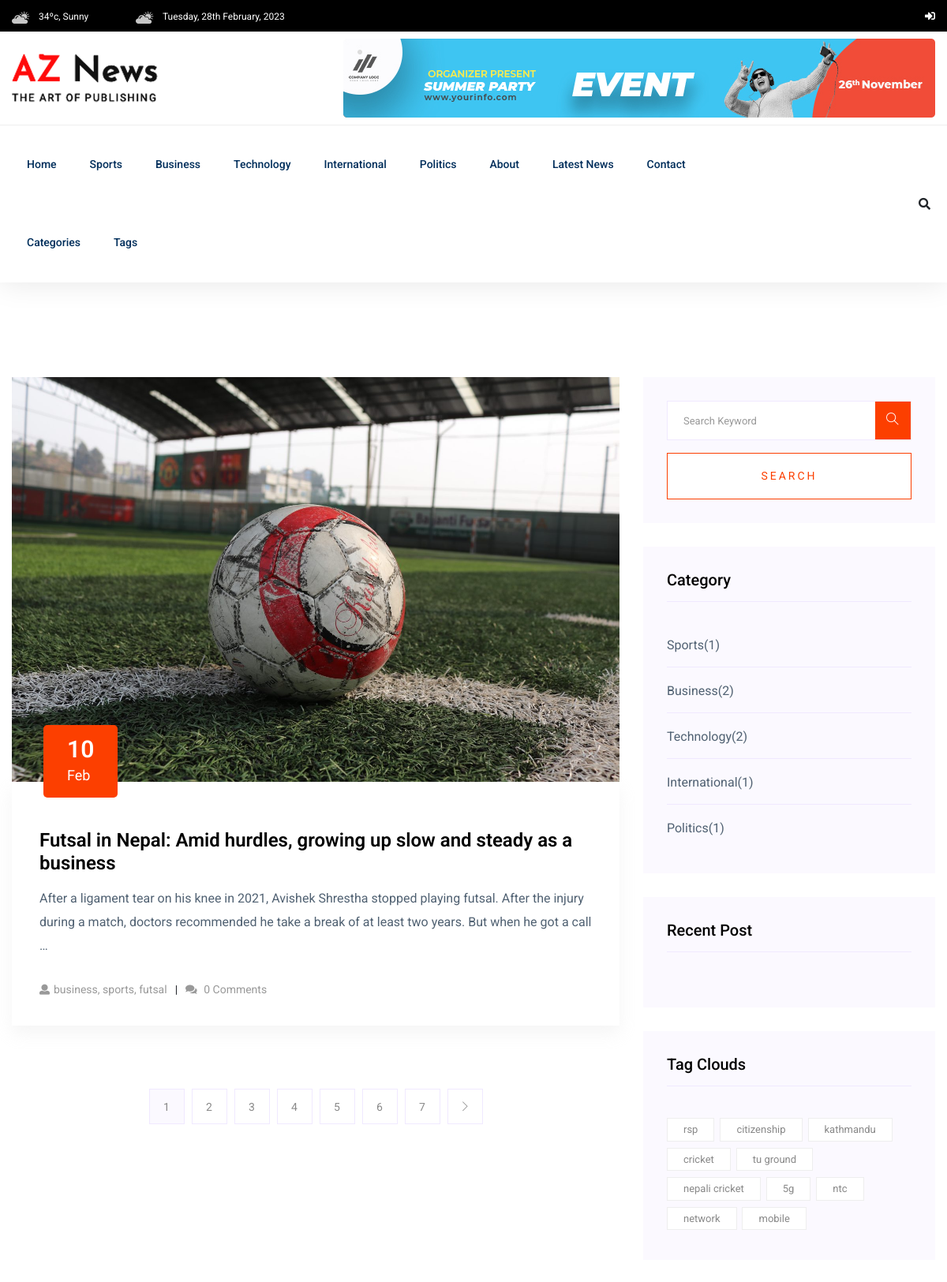
The app's page /post-list (upper part), older data.
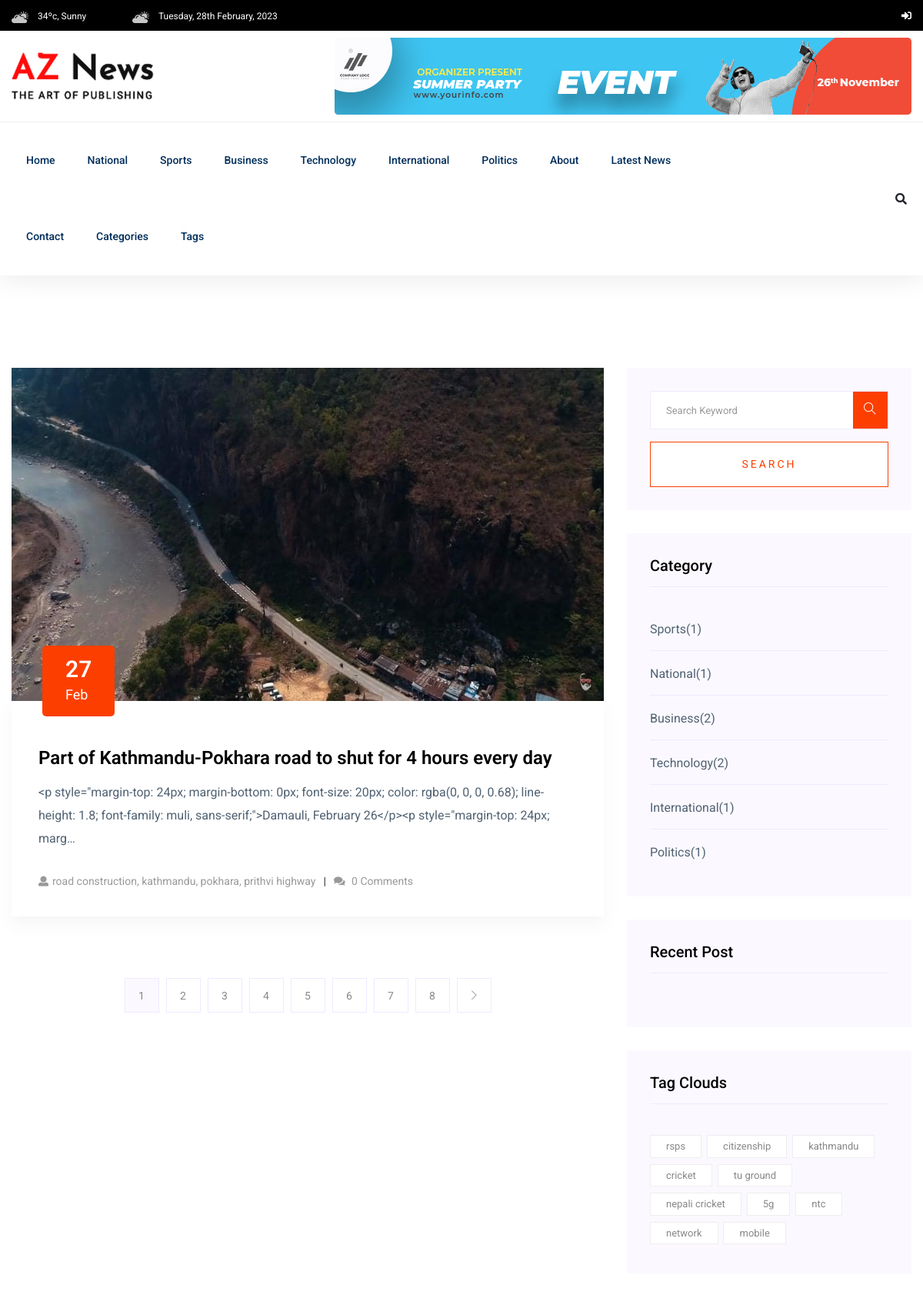
The same page, newer data.
### newspaper_app/models.py (models this page shows, shortened)
class TimeStampModel(models.Model):   # Do not create table for this model
    created_at = models.DateTimeField(auto_now_add=True)
    updated_at = models.DateTimeField(auto_now=True)  # same kura diff. class ma chaiyeko le ya eutai class ma rakheko inherit garna ko lagi
    class Meta:
        abstract = True  # django le model dekhne bitikai table banauxa so sab model ko table banauxa vanera avoid garna ko lagi yo properties vako model haru ma so yo model chai inheritance ko lagi matra use garna lako ho special use ko lagi haina

class Post(TimeStampModel):
    STATUS_CHOICES = [
        ("active", "Active"),
        ("in_active", "Inactive"),
    ]
    title = models.CharField(max_length=250)
    content = models.TextField()
    featured_image = models.ImageField(upload_to="post_images/%Y/%m/%d", blank=False)
    author = models.ForeignKey("auth.user", on_delete=models.CASCADE)
    published_at = models.DateTimeField(null=True, blank=True)
    status = models.CharField(max_length=20, choices=STATUS_CHOICES, default= "active")
    views_count = models.PositiveBigIntegerField(default=0)
    category = models.ForeignKey(Category, on_delete=models.CASCADE)
    tag = models.ManyToManyField(Tag)
    @property
    def latest_comments(self):
        comments = Comment.objects.filter(post=self).order_by("-created_at")
        return comments

class Tag(TimeStampModel):
    name = models.CharField(max_length=20)
    def __str__(self):
        return self.name

class Category(TimeStampModel):
    name = models.CharField(max_length=20)

### newspaper_app/views.py (the view)
class PostListView(ListView):
    model = Post
    template_name = "aznews/list.html"
    context_object_name = "posts"
    queryset = Post.objects.filter(
        status="active", published_at__isnull=False
    ).order_by("-published_at")
    paginate_by = 1

### templates/aznews/list.html (shortened to what this page needs)
{% extends "aznews/base.html" %}
{% block content %}
<section class="blog_area section-padding">
    <div class="container">
        <div class="row">
            <div class="col-lg-8 mb-5 mb-lg-0">
                <div class="blog_left_sidebar">
                    {% for post in posts %}
                    <article class="blog_item">
                        <div class="blog_item_img">
                            <img class="card-img rounded-0" src="{{ post.featured_image.url }}" alt="{{ post.title }}">
                            <a href="#" class="blog_item_date">
                                <h3>{{ post.published_at|date:"d" }}</h3>
                                <p>{{ post.published_at|date:"M" }}</p>
                            </a>
                        </div>
                        <div class="blog_details">
                            <a class="d-inline-block" href="{% url 'post-detail' post.pk %}">
                                <h2>{{ post.title }}</h2>
                            </a>
                            <p>{{ post.content|truncatechars:200 }}</p>
                            <ul class="blog-info-link">
                                <li><a href="#"><i class="fa fa-user"></i>{{ post.tag.all|join:", " }}</a></li>
                                <li><a href="#"><i class="fa fa-comments"></i> {{ post.latest_comments.count }} Comments</a></li>
                            </ul>
                        </div>
                    </article>
                    {% endfor %}
                    {% include "aznews/pagination.html" %}
                </div>
            </div>
            <div class="col-lg-4">
                <div class="blog_right_sidebar">
                    {% include "aznews/main/detail/right/search.html" %}
                    {% include "aznews/main/detail/right/category.html" %}
                    {% include "aznews/main/detail/right/popular.html" %}
                    {% include "aznews/main/detail/right/tag.html" %}
                </div>
            </div>
        </div>
    </div>
</section>
{% endblock content %}

### templates/aznews/base.html (shortened to what this page needs)
{% load static %}
<!doctype html>
<html class="no-js" lang="zxx">
    <head>
        <link rel="stylesheet" href="{% static 'assets/css/bootstrap.min.css' %}">
        <link rel="stylesheet"
              href="{% static 'assets/css/owl.carousel.min.css' %}">
        <link rel="stylesheet" href="{% static 'assets/css/ticker-style.css' %}">
        <link rel="stylesheet" href="{% static 'assets/css/flaticon.css' %}">
        <link rel="stylesheet" href="{% static 'assets/css/slicknav.css' %}">
        <link rel="stylesheet" href="{% static 'assets/css/animate.min.css' %}">
        <link rel="stylesheet" href="{% static 'assets/css/magnific-popup.css' %}">
        <link rel="stylesheet"
              href="{% static 'assets/css/fontawesome-all.min.css' %}">
        <link rel="stylesheet" href="{% static 'assets/css/themify-icons.css' %}">
        <link rel="stylesheet" href="{% static 'assets/css/slick.css' %}">
        <link rel="stylesheet" href="{% static 'assets/css/nice-select.css' %}">
        <link rel="stylesheet" href="{% static 'assets/css/style.css' %}">
    </head>
    <body>
        {% include "aznews/header/header.html" %}
        {% block content %}
        {% endblock content %}
    </body>
</html>

### templates/aznews/header/header.html (shortened to what this page needs)
{% load static %}
<header>
    <div class="header-area">
        <div class="main-header ">
            <div class="header-top black-bg d-none d-md-block">
                <div class="container">
                    <div class="col-xl-12">
                        <div class="row d-flex justify-content-between align-items-center">
                            <div class="header-info-left">
                                <ul>
                                    <li>
                                        <img src="{% static 'assets/img/icon/header_icon1.png' %}" alt="">
                                        34ºc, Sunny
                                    </li>
                                    <li>
                                        <img src="{% static 'assets/img/icon/header_icon1.png' %}" alt="">
                                        {% now "l, jS F, Y" %}
                                    </li>
                                </ul>
                            </div>
                            <div class="header-info-right">
                                <ul class="header-social">
                                    {% if user.is_authenticated %}
                                    <li>
                                        <a href="{% url 'tag-list' %}"><i class="fas fa-tag"></i></a>
                                    </li>
                                    <li>
                                        <a href="{% url 'category-list' %}"><i class="fas fa-newspaper"></i></a>
                                    </li>
                                        <li>
                                            <a href="{% url 'post-create' %}"><i class="fas fa-plus"></i></a>
                                        </li>
                                        <li>
                                            <a href="{% url 'draft-list' %}"><i class="fas fa-tasks"></i></a>
                                        </li>
                                        <li>
                                            <a href="{% url 'logout' %}"><i class="fas fa-sign-out-alt"></i></a>
                                        </li>
                                    {% else %}
                                        <li>
                                            <a href="{% url 'login' %}"><i class="fas fa-sign-in-alt"></i></a>
                                        </li>
                                    {% endif %}
                                </ul>
                            </div>
                        </div>
                    </div>
                </div>
            </div>
            <div class="header-mid d-none d-md-block">
                <div class="container">
                    <div class="row d-flex align-items-center">
                        <div class="col-xl-3 col-lg-3 col-md-3">
                            <div class="logo">
                                <a href="/">
                                    <img src="{% static 'assets/img/logo/logo.png' %}" alt="">
                                </a>
                            </div>
                        </div>
                        <div class="col-xl-9 col-lg-9 col-md-9">
                            <div class="header-banner f-right ">
                                <img src="{% static 'assets/img/hero/header_card.jpg" alt="">
                            </div>
                        </div>
                    </div>
                </div>
            </div>
            <div class="header-bottom header-sticky">
                <div class="container">
                    <div class="row align-items-center">
                        <div class="col-xl-10 col-lg-10 col-md-12 header-flex">
                            <div class="main-menu d-none d-md-block">
                                <nav>
                                    <ul id="navigation">
                                        <li>
                                            <a href="/">Home</a>
                                        </li>
                                        {% for top_category in top_categories %}
                                            <li>
                                                <a href="{% url 'post-by-category' top_category.pk %}">{{ top_category.name }}</a>
                                            </li>
                                        {% endfor %}
                                        <li>
                                            <a href="{% url 'about' %}">About</a>
                                        </li>
                                        <li>
                                            <a href="{% url 'post-list' %}">Latest News</a>
                                        </li>
                                        <li>
                                            <a href="{% url 'contact' %}">Contact</a>
                                        </li>
                                        <li>
                                            <a href="#">Categories</a>
                                        </li>
                                        <li>
                                            <a href="#">Tags</a>
                                        </li>
                                    </ul>
                                </nav>
                            </div>
                        </div>
                        <div class="col-xl-2 col-lg-2 col-md-4">
                            <div class="header-right-btn f-right d-none d-lg-block">
                                <i class="fas fa-search special-tag"></i>
                            </div>
                        </div>
                        <div class="col-12">
                        </div>
                    </div>
                </div>
            </div>
        </div>
    </div>
</header>

### templates/aznews/pagination.html (shortened to what this page needs)
{% if is_paginated or page_obj.has_other_pages %}
<nav class="blog-pagination justify-content-center d-flex">
    <ul class="pagination">
        {% for i in page_obj.paginator.page_range %}
        <li class="page-item {% if i == page_obj.number %} active {% endif %}">
            <a href="?page= {{ i }}" class="page-link pagination_number">{{ i }}</a>
        </li>
        {% endfor %}
        {% if page_obj.has_next %}
        <li class="page-item">
            <a href="?page={{ page_obj.next_page_number }}" class="page-link pagination_number" aria-label="Next">
                <i class="ti-angle-right"></i>
            </a>
        </li>
        {% endif %}
    </ul>
</nav>
{% endif %}

### templates/aznews/main/detail/right/search.html
<aside class="single_sidebar_widget search_widget">
   <form action="{% url 'post-search' %}" method="get">
      <div class="form-group">
         <div class="input-group mb-3">
            <input type="text"
                   class="form-control"
                   name="query"
                   value="{{ query }}"
                   placeholder='Search Keyword'
                   onfocus="this.placeholder = ''"
                   onblur="this.placeholder = 'Search Keyword'">
            <div class="input-group-append">
               <button class="btns" type="button">
                  <i class="ti-search"></i>
               </button>
            </div>
         </div>
      </div>
      <button class="button rounded-0 primary-bg text-white w-100 btn_1 boxed-btn"
              type="submit">Search</button>
   </form>
</aside>

### templates/aznews/main/detail/right/category.html
<aside class="single_sidebar_widget post_category_widget">
    <h4 class="widget_title">Category</h4>
    <ul class="list cat-list">
        {% for top_category in whats_new_categories %}
       <li>
          <a href="#" class="d-flex">
             <p>{{ top_category.name|title }}</p>
             <p>({{ top_category.post_set.count }})</p>
          </a>
       </li>
       {% endfor %}
    </ul>
 </aside>

### templates/aznews/main/detail/right/popular.html (shortened to what this page needs)
<aside class="single_sidebar_widget popular_post_widget">
    <h3 class="widget_title">Recent Post</h3>
 </aside>

### templates/aznews/main/detail/right/tag.html
<aside class="single_sidebar_widget tag_cloud_widget">
    <h4 class="widget_title">Tag Clouds</h4>
    <ul class="list">
        {% for tag in tags %}
       <li>
          <a href="#">{{ tag.name }}</a>
       </li>
       {% endfor %}
    </ul>
 </aside>

### templates/aznews/footer/footer.html (shortened to what this page needs)
{% load static %}

Row changes from the older to the newer data that the page shows:
no longer on this page (row unchanged): Post: featured_image (picture), published_at "10", published_at "Feb", title "Futsal in Nepal: Amid hurdles, growing up slow and steady as a business", content "After a ligament tear on his knee in 2021, Avishek Shrestha stopped playing futsal. After the injury during a match, doctors recommended he take a break of at least two years. But when he got a call …", tag.all "business, sports, futsal", latest_comments.count "0"
added Post: featured_image (picture), published_at "27", published_at "Feb", title "Part of Kathmandu-Pokhara road to shut for 4 hours every day", content "<p style=\"margin-top: 24px; margin-bottom: 0px; font-size: 20px; color: rgba(0, 0, 0, 0.68); line-height: 1.8; font-family: muli, sans-serif;\">Damauli, February 26</p><p style=\"margin-top: 24px; marg…", tag.all "road construction, kathmandu, pokhara, prithvi highway", latest_comments.count "0"
now on this page (row unchanged): Category: name "National", post_set.count "1"
changed Tag: name "rsp" → "rsps"
Text that changed along with them:
new list line: "National"
new list line: "8"
